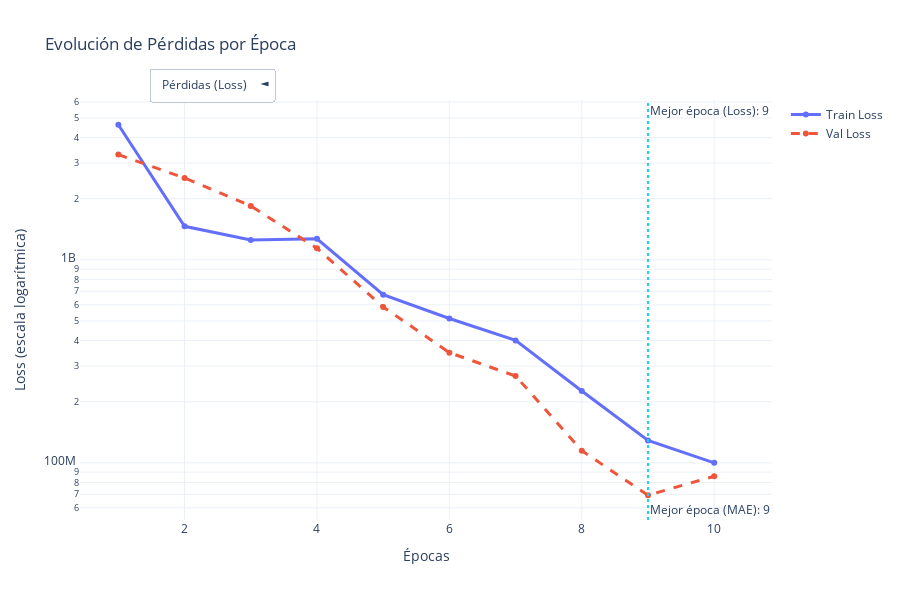

The notebook cell this image was saved under:
### Code cell
import plotly.graph_objects as go
from plotly.subplots import make_subplots
import numpy as np

# Datos extraídos de tu entrenamiento
epochs = list(range(1, 11))
train_loss = [4628893696, 1463179776, 1253954688, 1268996480, 673851456, 
              514120000, 400959040, 225912592, 129058104, 100049928]
val_loss = [3301542656, 2530977024, 1843431296, 1140614528, 586190848, 
            349037280, 267882368, 114767656, 69260472, 85961832]
train_mae = [19220.0469, 8567.7812, 7191.8105, 6355.0952, 5497.1138, 
             4763.5522, 4462.4370, 4212.4707, 3822.4619, 3620.9583]
val_mae = [8875.4102, 8017.1914, 5988.1680, 5146.9941, 4045.6462, 
           3873.5422, 3724.9561, 2727.1287, 2437.1638, 2708.0784]

# Crear figura con pestañas
fig = go.Figure()

# Gráfico de Pérdidas (Loss)
fig.add_trace(go.Scatter(
    x=epochs, y=train_loss,
    name='Train Loss',
    line=dict(color='#636EFA', width=3),
    visible=True
))

fig.add_trace(go.Scatter(
    x=epochs, y=val_loss,
    name='Val Loss',
    line=dict(color='#EF553B', width=3, dash='dash'),
    visible=True
))

# Gráfico de MAE (como pestaña secundaria)
fig.add_trace(go.Scatter(
    x=epochs, y=train_mae,
    name='Train MAE',
    line=dict(color='#00CC96', width=3),
    visible=False
))

fig.add_trace(go.Scatter(
    x=epochs, y=val_mae,
    name='Val MAE',
    line=dict(color='#AB63FA', width=3, dash='dash'),
    visible=False
))

# Mejor época (mínimo val_loss)
best_epoch_loss = np.argmin(val_loss) + 1
best_epoch_mae = np.argmin(val_mae) + 1

# Añadir líneas verticales
fig.add_vline(
    x=best_epoch_loss,
    line=dict(color="#FFA15A", width=2, dash="dot"),
    annotation_text=f"Mejor época (Loss): {best_epoch_loss}",
    annotation_position="top right"
)

fig.add_vline(
    x=best_epoch_mae,
    line=dict(color="#19D3F3", width=2, dash="dot"),
    annotation_text=f"Mejor época (MAE): {best_epoch_mae}",
    annotation_position="bottom right"
)

# Botones para alternar entre gráficos
fig.update_layout(
    updatemenus=[{
        "buttons": [
            {
                "label": "Pérdidas (Loss)",
                "method": "update",
                "args": [
                    {"visible": [True, True, False, False]},
                    {"title": "Evolución de Pérdidas por Época",
                     "yaxis": {"title": "Loss", "type": "log"}}
                ]
            },
            {
                "label": "Error (MAE)",
                "method": "update",
                "args": [
                    {"visible": [False, False, True, True]},
                    {"title": "Evolución del MAE por Época",
                     "yaxis": {"title": "MAE", "type": "linear"}}
                ]
            }
        ],
        "direction": "left",
        "pad": {"r": 10, "t": 10},
        "showactive": True,
        "x": 0.1,
        "xanchor": "left",
        "y": 1.1,
        "yanchor": "top"
    }],
    title_text="Evolución de Pérdidas por Época",
    template="plotly_white",
    hovermode="x unified",
    height=600,
    yaxis_type="log"
)

# Configuración adicional
fig.update_yaxes(title_text="Loss (escala logarítmica)")
fig.update_xaxes(title_text="Épocas")

fig.show()

### Figure 1 — Plotly figure (JSON) as saved in the notebook; plotly's stock layout.template omitted (floating-point values rounded to 4 significant figures)
{"data": [{"line": {"color": "#636EFA", "width": 3}, "name": "Train Loss", "type": "scatter", "visible": true, "x": [1, 2, 3, 4, 5, 6, 7, 8, 9, 10], "y": [4628893696, 1463179776, 1253954688, 1268996480, 673851456, 514120000, 400959040, 225912592, 129058104, 100049928]}, {"line": {"color": "#EF553B", "dash": "dash", "width": 3}, "name": "Val Loss", "type": "scatter", "visible": true, "x": [1, 2, 3, 4, 5, 6, 7, 8, 9, 10], "y": [3301542656, 2530977024, 1843431296, 1140614528, 586190848, 349037280, 267882368, 114767656, 69260472, 85961832]}, {"line": {"color": "#00CC96", "width": 3}, "name": "Train MAE", "type": "scatter", "visible": false, "x": [1, 2, 3, 4, 5, 6, 7, 8, 9, 10], "y": [19220.0, 8568.0, 7192.0, 6355.0, 5497.0, 4764.0, 4462.0, 4212.0, 3822.0, 3621.0]}, {"line": {"color": "#AB63FA", "dash": "dash", "width": 3}, "name": "Val MAE", "type": "scatter", "visible": false, "x": [1, 2, 3, 4, 5, 6, 7, 8, 9, 10], "y": [8875.0, 8017.0, 5988.0, 5147.0, 4046.0, 3874.0, 3725.0, 2727.0, 2437.0, 2708.0]}], "layout": {"annotations": [{"showarrow": false, "text": "Mejor época (Loss): 9", "x": 9, "xanchor": "left", "xref": "x", "y": 1, "yanchor": "top", "yref": "y domain"}, {"showarrow": false, "text": "Mejor época (MAE): 9", "x": 9, "xanchor": "left", "xref": "x", "y": 0, "yanchor": "bottom", "yref": "y domain"}], "height": 600, "hovermode": "x unified", "shapes": [{"line": {"color": "#FFA15A", "dash": "dot", "width": 2}, "type": "line", "x0": 9, "x1": 9, "xref": "x", "y0": 0, "y1": 1, "yref": "y domain"}, {"line": {"color": "#19D3F3", "dash": "dot", "width": 2}, "type": "line", "x0": 9, "x1": 9, "xref": "x", "y0": 0, "y1": 1, "yref": "y domain"}], "title": {"text": "Evolución de Pérdidas por Época"}, "updatemenus": [{"buttons": [{"args": [{"visible": [true, true, false, false]}, {"title": "Evolución de Pérdidas por Época", "yaxis": {"title": "Loss", "type": "log"}}], "label": "Pérdidas (Loss)", "method": "update"}, {"args": [{"visible": [false, false, true, true]}, {"title": "Evolución del MAE por Época", "yaxis": {"title": "MAE", "type": "linear"}}], "label": "Error (MAE)", "method": "update"}], "direction": "left", "pad": {"r": 10, "t": 10}, "showactive": true, "x": 0.1, "xanchor": "left", "y": 1.1, "yanchor": "top"}], "xaxis": {"title": {"text": "Épocas"}}, "yaxis": {"title": {"text": "Loss (escala logarítmica)"}, "type": "log"}}}
